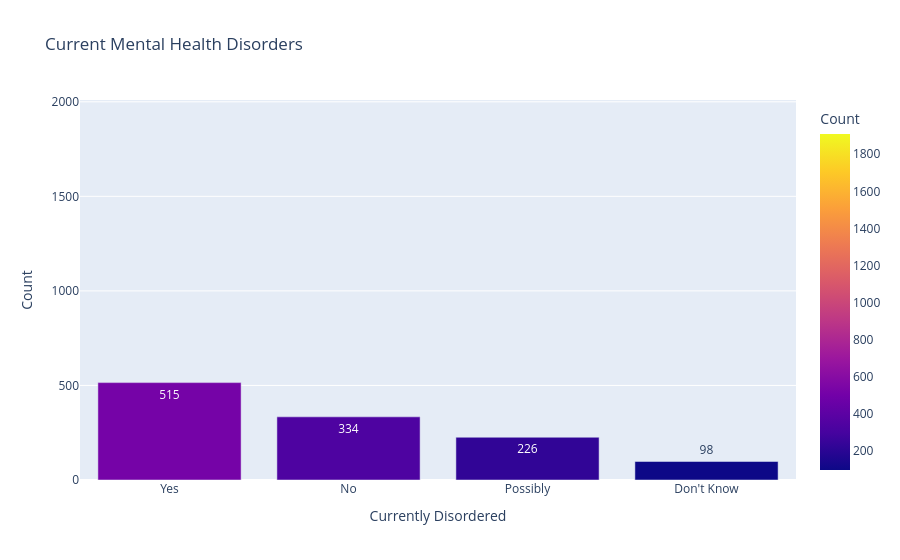

The notebook cell this image was saved under:
### Markdown cell above
## Current Mental Health Status

Respondents were asked whether they currently experience a mental health disorder.

Understanding the prevalence of current disorders provides valuable context for interpreting workplace experiences.

### Code cell
current = (
    df["currently_disordered"]
    .value_counts(dropna=False)
    .reset_index()
)

current.columns = [
    "Currently Disordered",
    "Count"
]

fig = px.bar(
    current,
    x="Currently Disordered",
    y="Count",
    color="Count",
    text="Count",
    title="Current Mental Health Disorders"
)

fig.show()

### Figure 1 — Plotly figure (JSON) as saved in the notebook; plotly's stock layout.template omitted (floating-point values rounded to 4 significant figures)
{"data": [{"hovertemplate": "Currently Disordered=%{x}<br>Count=%{marker.color}<extra></extra>", "legendgroup": "", "marker": {"color": [1909, 515, 334, 226, 98], "coloraxis": "coloraxis", "pattern": {"shape": ""}}, "name": "", "orientation": "v", "showlegend": false, "text": [1909.0, 515.0, 334.0, 226.0, 98.0], "textposition": "auto", "type": "bar", "x": [null, "Yes", "No", "Possibly", "Don't Know"], "xaxis": "x", "y": [1909, 515, 334, 226, 98], "yaxis": "y"}], "layout": {"barmode": "relative", "coloraxis": {"colorbar": {"title": {"text": "Count"}}, "colorscale": [[0, "#0d0887"], [0.1111, "#46039f"], [0.2222, "#7201a8"], [0.3333, "#9c179e"], [0.4444, "#bd3786"], [0.5556, "#d8576b"], [0.6667, "#ed7953"], [0.7778, "#fb9f3a"], [0.8889, "#fdca26"], [1, "#f0f921"]]}, "legend": {"tracegroupgap": 0}, "title": {"text": "Current Mental Health Disorders"}, "xaxis": {"anchor": "y", "domain": [0, 1], "title": {"text": "Currently Disordered"}}, "yaxis": {"anchor": "x", "domain": [0, 1], "title": {"text": "Count"}}}}
